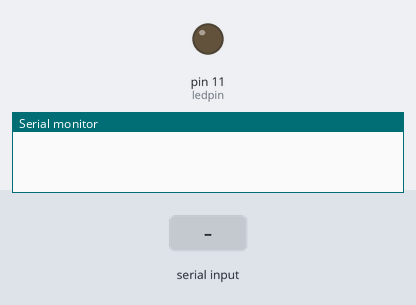
This sketch was run on a simulated Arduino Uno, built with avr-gcc and run on an emulated ATmega328P. On the bench: output pins drawn as LEDs (lit = HIGH), the last lines printed to the serial monitor. The test bench sets the inputs (shaded band).

Above: at 1.2 s.
1.3 s: "1" received over the second serial link
At 2.5 s:
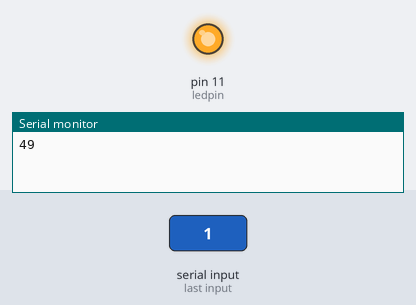
2.8 s: "0" received over the second serial link
At 3.8 s:
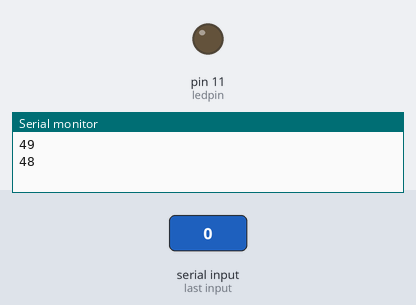
Timing chart, 0 to 5.8 s (numbered marks = the images above; inputs shaded):
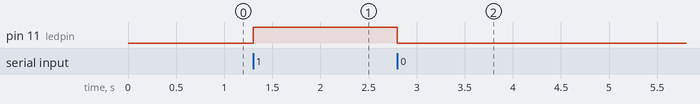

The sketch:

master-slave_slave.ino
```cpp
#include<SoftwareSerial.h>
SoftwareSerial s(3,4);
int ledpin=11;
int p;
void setup() {
  // put your setup code here, to run once:
  Serial.begin(9600);
  s.begin(9600);
  pinMode(ledpin,OUTPUT);

}

void loop() {
  // put your main code here, to run repeatedly:
  if(s.available()>0){
 p=s.read();
 Serial.println(p);
  if (p=='1')
  {
    digitalWrite(ledpin,HIGH);
  }
  if (p=='0')
  {

    digitalWrite(ledpin,LOW);
    //delay(200);
  }
  }
}
```

Measured:
- after the input at 1.3 s, pin 11 (ledpin): LOW → HIGH at once
- after the input at 2.8 s, pin 11 (ledpin): HIGH → LOW at once
